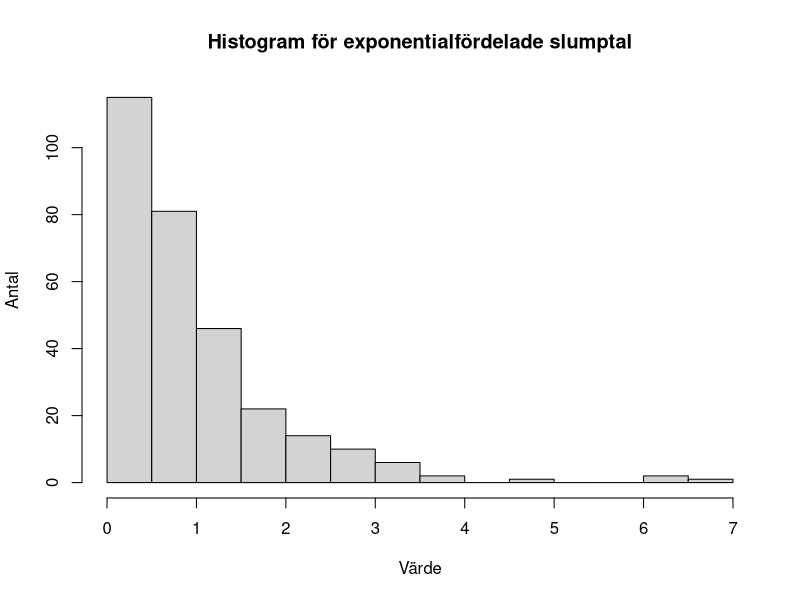
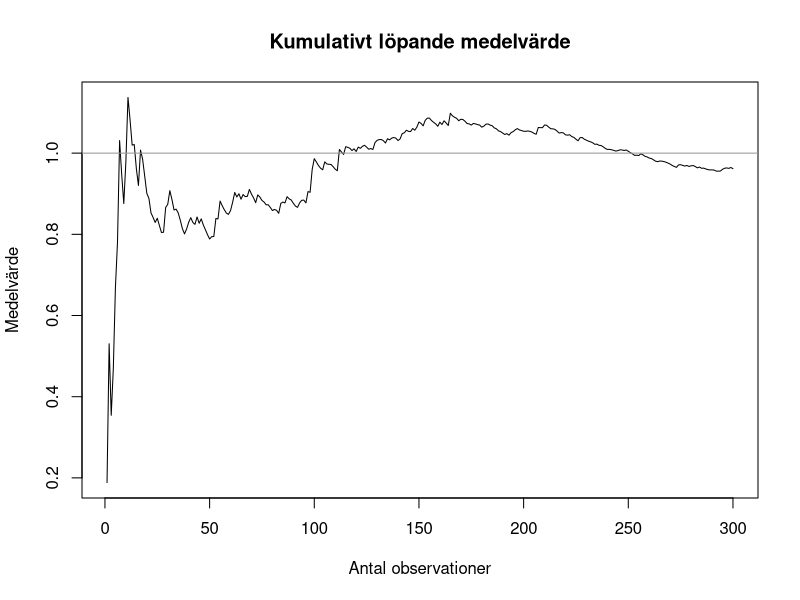
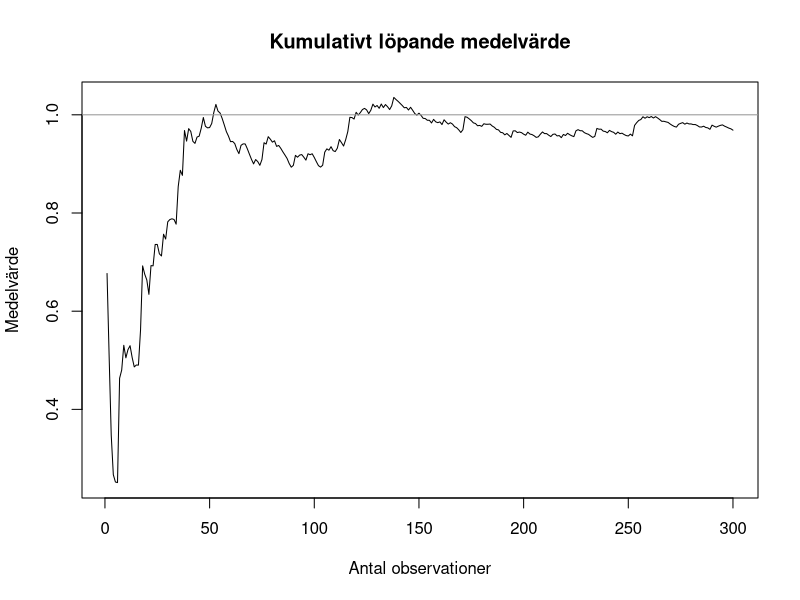
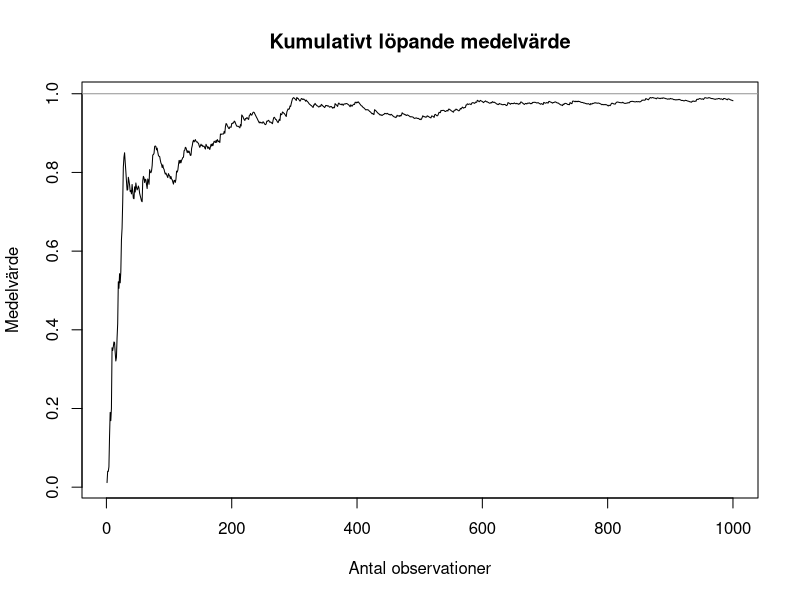
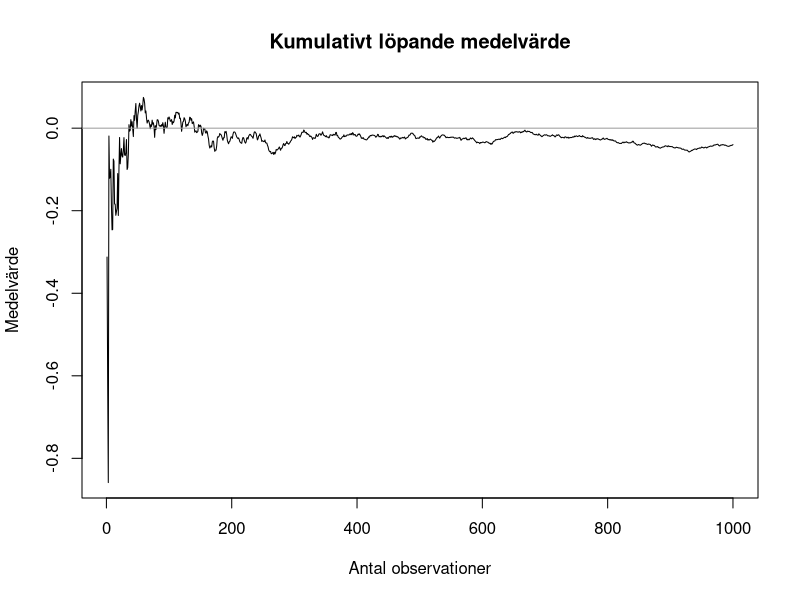
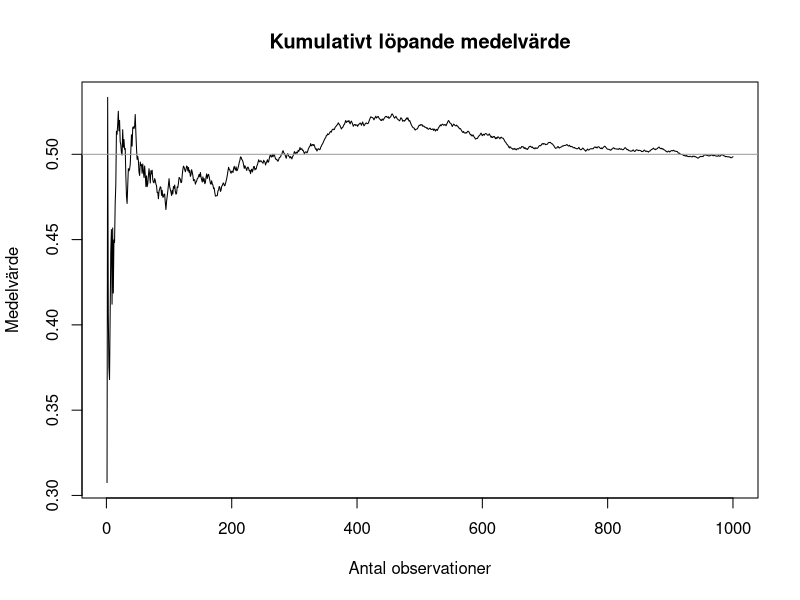
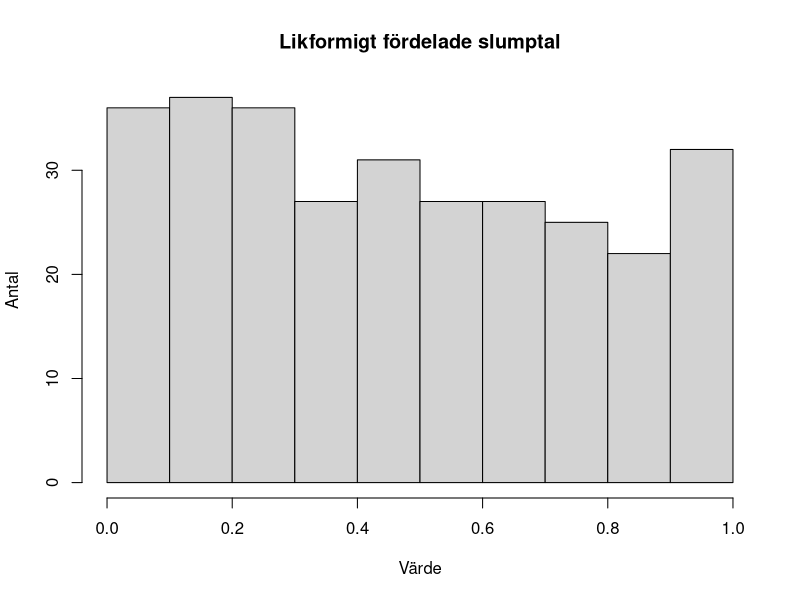
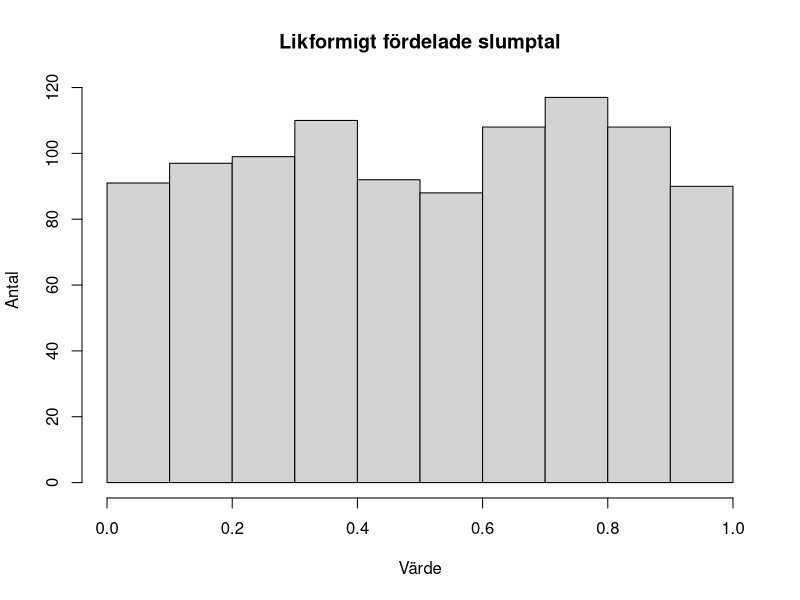

R code for these plots, in order:
## ---- chunk 1
m <- 1  # Expected value

plot_numbers <- function(numbers, expected_value) {
  medel <- cumsum(numbers) / 1:length(numbers)
  plot(medel,
    type = "l", # plotta en linje
    main = "Kumulativt löpande medelvärde",
    ylab = "Medelvärde",
    xlab = "Antal observationer")
  abline(a = expected_value, b = 0, col = "gray60") # Horisontell linje vid y = 1 = väntevärdet
}

set.seed(19980226)

slumptal <- rexp(300, rate = 1/m)

hist(slumptal,
  main = "Histogram för exponentialfördelade slumptal",
  ylab = "Antal",
  xlab = "Värde")

plot_numbers(slumptal, m)


set.seed(19981207) # För att få nya slumptal måste du byta seed från förra simuleringen.
slumptal2 <- rexp(300, rate = 1/m)
plot_numbers(slumptal2, m)



slumptal3 <- rexp(1000, rate = 1/m)
plot_numbers(slumptal3, m)


slumptal4 <- rnorm(1000)
plot_numbers(slumptal4, 0)


slumptal5 <- runif(1000)
plot_numbers(slumptal5, 0.5)
 


## ---- chunk 2
likf <- runif(300)

hist(likf,
main = "Likformigt fördelade slumptal",
ylab = "Antal",
xlab = "Värde")

n <- 30 # antalet rader
M <- 1000 # antalet kolumner
likf_matris <- matrix(runif(n * M), nrow = n, ncol = M)

hist(likf_matris[3, ],
main = "Likformigt fördelade slumptal",
ylab = "Antal",
xlab = "Värde")

summa <- colSums(likf_matris)
# Notera att det finns en liknande funktion för att summera över rader: rowSums
# Ännu fler liknande funktioner som fungerar på matriser och data.frames
# kan ni se om ni skriver ?colSums i Console.

mu <- 1/2 # Väntevärdet
sigma2 <- 1/12 # Variansen
stand <- (summa - n * mu) / sqrt(n * sigma2) # standardisera observationerna
hist(stand,
main = "Standardiserade observationer",
ylab = "Antal",
xlab = "Värde")
## ---- chunk 3
exp <- rexp(300)

hist(likf,
main = "Exponentialt fördelade slumptal",
ylab = "Antal",
xlab = "Värde")

n <- 30 # antalet rader
M <- 1000 # antalet kolumner
exp_matris <- matrix(rexp(n * M), nrow = n, ncol = M)

hist(exp_matris[3, ],
main = "Exponentialt fördelade slumptal",
ylab = "Antal",
xlab = "Värde")

summa <- colSums(exp_matris)
# Notera att det finns en liknande funktion för att summera över rader: rowSums
# Ännu fler liknande funktioner som fungerar på matriser och data.frames
# kan ni se om ni skriver ?colSums i Console.

mu <- 1 # Väntevärdet
sigma2 <- 1 # Variansen
stand <- (summa - n * mu) / sqrt(n * sigma2) # standardisera observationerna
hist(stand,
main = "Standardiserade observationer",
ylab = "Antal",
xlab = "Värde")
